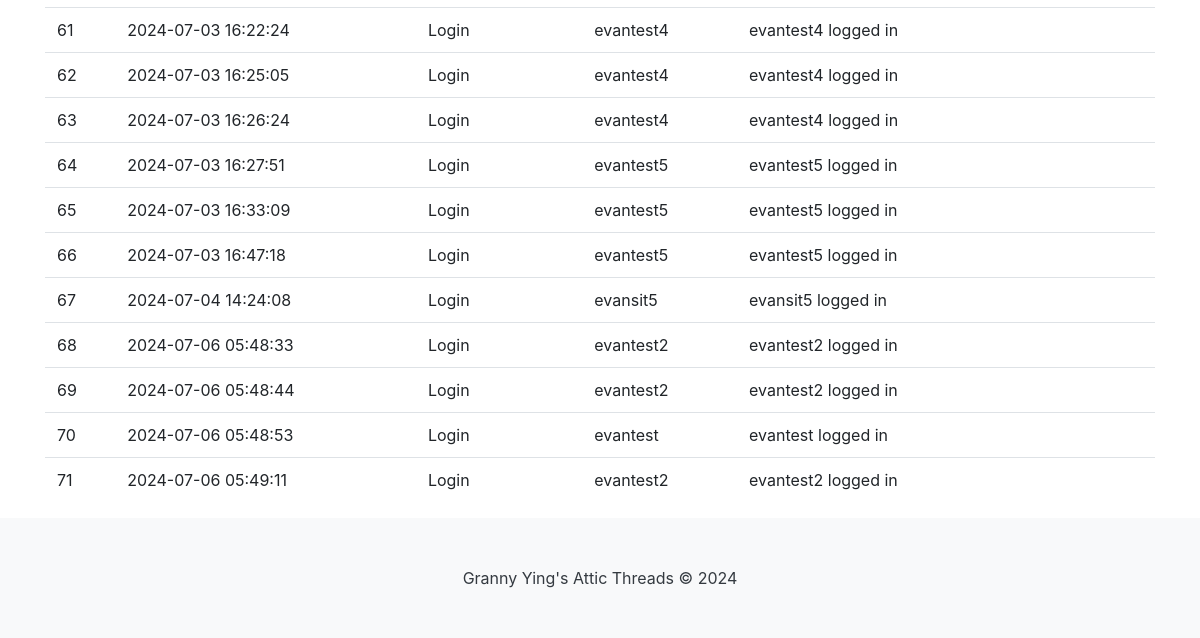
Page /logs (lower part) on the earlier database version.
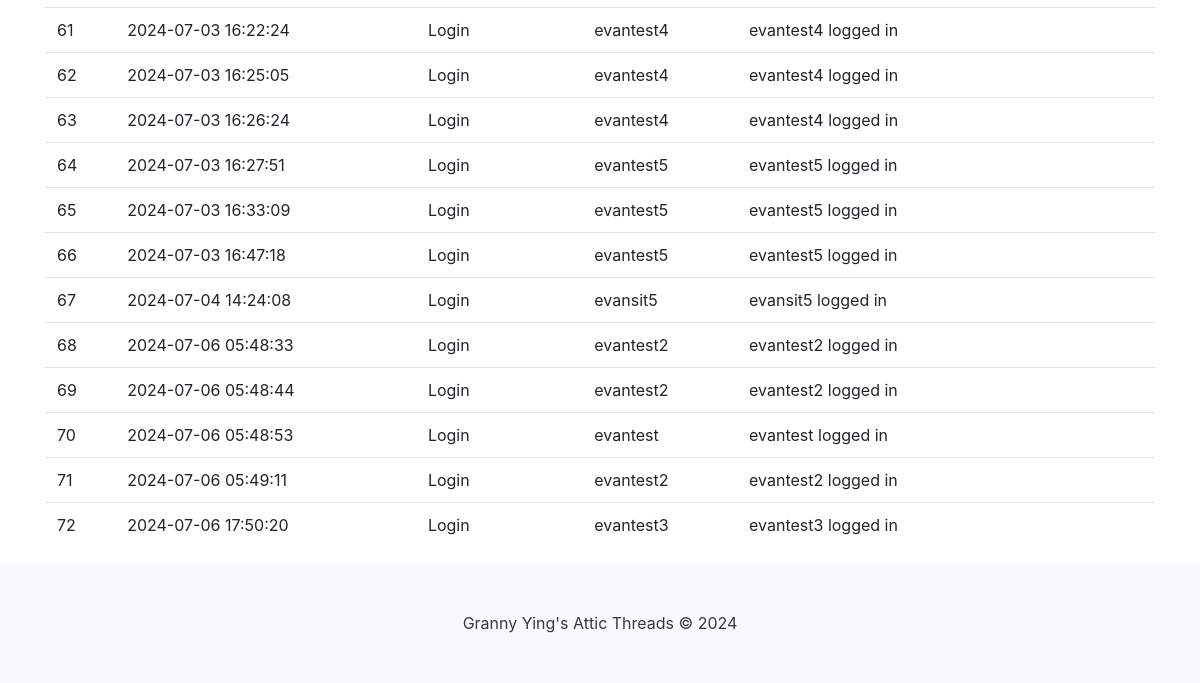
Same page on the later database version.
### tables this page shows
CREATE TABLE Logs (
        id INTEGER PRIMARY KEY AUTOINCREMENT,
        timestamp TEXT DEFAULT CURRENT_TIMESTAMP,
        event_type TEXT,
        user_id INTEGER,
        details TEXT
    );

### app.py (the view)
@app.route("/logs")
def logs():
    con = sqlite3.connect("database.db")
    con.row_factory = sqlite3.Row
    cur = con.cursor()
    cur.execute("SELECT * FROM Logs")
    rows = cur.fetchall()
    con.close()
    return render_template("logs.html", rows=rows)

### app.py (called while the page is built)
@app.before_request
def make_session_permanent():
    session.permanent = True
    app.permanent_session_lifetime = timedelta(minutes=15)
    session.modified = True

### templates/logs.html (shortened to what this page needs)
<html lang="en">
{% include "header.html" %}
<head>
        {% block content %} -->
    <link rel="stylesheet" href="https://stackpath.bootstrapcdn.com/bootstrap/4.3.1/css/bootstrap.min.css">
</head>
<body>
    <div class="container mt-5">
        <table class="table table-hover">
            <tbody>
                {% for row in rows %}
                <tr>
                    <td>{{ row["id"] }}</td>
                    <td>{{ row["timestamp"] }}</td>
                    <td>{{ row["event_type"] }}</td>
                    <td>{{ row["user_id"] }}</td>
                    <td>{{ row["details"] }}</td>
                </tr>
                {% endfor %}
            </tbody>
        </table>
    </div>
    {% include "footer.html" %}
</body>
</html>
{% endblock %}

Differences in the rows shown:
added Logs: id "72", timestamp "2024-07-06 17:50:20", event_type "Login", user_id "evantest3", details "evantest3 logged in"
